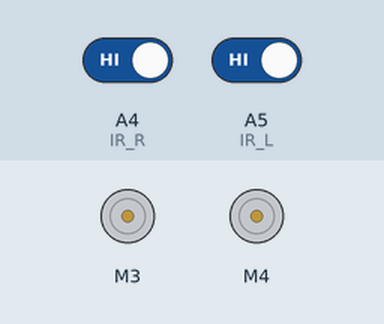
Simulated run of this sketch. Board: Arduino Uno, built with avr-gcc and run on an emulated ATmega328P. Shown: 2 × DC motor (green arrow = forward, orange = backward, longer = faster). Inputs (shaded band) come from the test bench; at power-on: A4 (IR_R) HIGH, A5 (IR_L) HIGH. What the sketch prints to the serial monitor is not drawn.

Above: at 1.2 s.
1.3 s: A4 (IR_R) driven LOW
At 1.9 s:
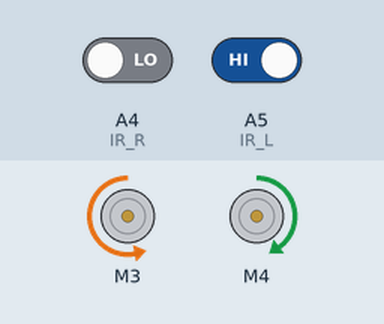
2.8 s: A5 (IR_L) driven LOW
At 4.0 s:
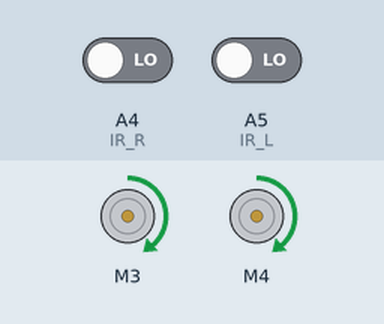
4.3 s: A4 (IR_R) driven HIGH
At 5.2 s:
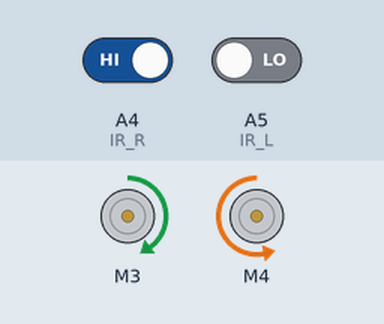
5.8 s: A5 (IR_L) driven HIGH
At 6.4 s:
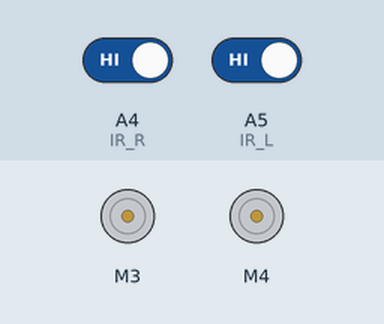
Timing chart, 0 to 8.3 s (numbered marks = the images above; inputs shaded):
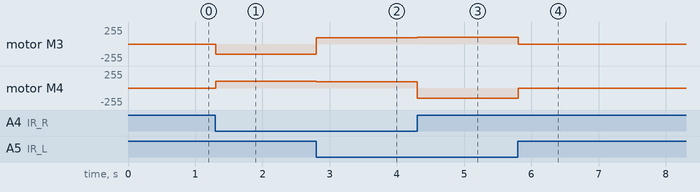

The sketch:

final.ino
```cpp
//Pridani knihovny pro motor driver
#include <AFMotor.h>

//Definice pinu pro IR sensory
#define IR_L A5
#define IR_R A4

//Definice konektoru na motor driveru
AF_DCMotor motor1(3, MOTOR34_1KHZ); //levy motor
AF_DCMotor motor2(4, MOTOR34_1KHZ); //pravy motor

void setup() {
  //Definice pin modu
  pinMode(IR_L,INPUT); //Infra cerveny sensor vlevo
  pinMode(IR_R,INPUT); //Infra cerveny sensor vpravo

  Serial.begin(9600);
}

void loop() {
  Serial.println(digitalRead(IR_L)); //OUTPUT sensoru do serial monitoru pro debug

  Serial.println(digitalRead(IR_R)); //OUTPUT sensoru do serial monitoru pro debug

  if(digitalRead(IR_L)==0 && digitalRead(IR_R)==0){
    //Jede dopredu
    //setSpeed - 0 az 255
    motor1.run(FORWARD);
    motor1.setSpeed(95);
    motor2.run(FORWARD);
    motor2.setSpeed(95);
    //Kvuli moznosti ze sensory nezareaguji na caru dost rychle, jede auticko jen na ~ 1/3 plne rychlosti
  }
  else if(digitalRead(IR_L)==1 && digitalRead(IR_R)==0){
    //Levy sensor narazi na caru -> auticko se otoci do leva
    motor1.run(BACKWARD);
    motor1.setSpeed(150);
    motor2.run(FORWARD);
    motor2.setSpeed(100);
  }
  else if(digitalRead(IR_L)==0 && digitalRead(IR_R)==1){
    //Pravy sensor narazi na caru -> auticko se otoci do prava
    motor1.run(FORWARD);
    motor1.setSpeed(100);
    motor2.run(BACKWARD);
    motor2.setSpeed(150);
  }
  else{
    //Sensory nesnimaji nic -> motory se vypnou
    motor1.run(RELEASE);
    motor1.setSpeed(0);
    motor2.run(RELEASE);
    motor2.setSpeed(0);
  }
}
```

Measured:
- after the input at 1.3 s, motor M3: stopped → backward 150/255 at once; motor M4: stopped → forward 100/255 at once
- after the input at 2.8 s, motor M3: backward 150/255 → forward 95/255 at once; motor M4: forward 100/255 → forward 95/255 at once
- after the input at 4.3 s, motor M3: forward 95/255 → forward 100/255 at once; motor M4: forward 95/255 → backward 150/255 at once
- after the input at 5.8 s, motor M3: forward 100/255 → stopped at once; motor M4: backward 150/255 → stopped at once
